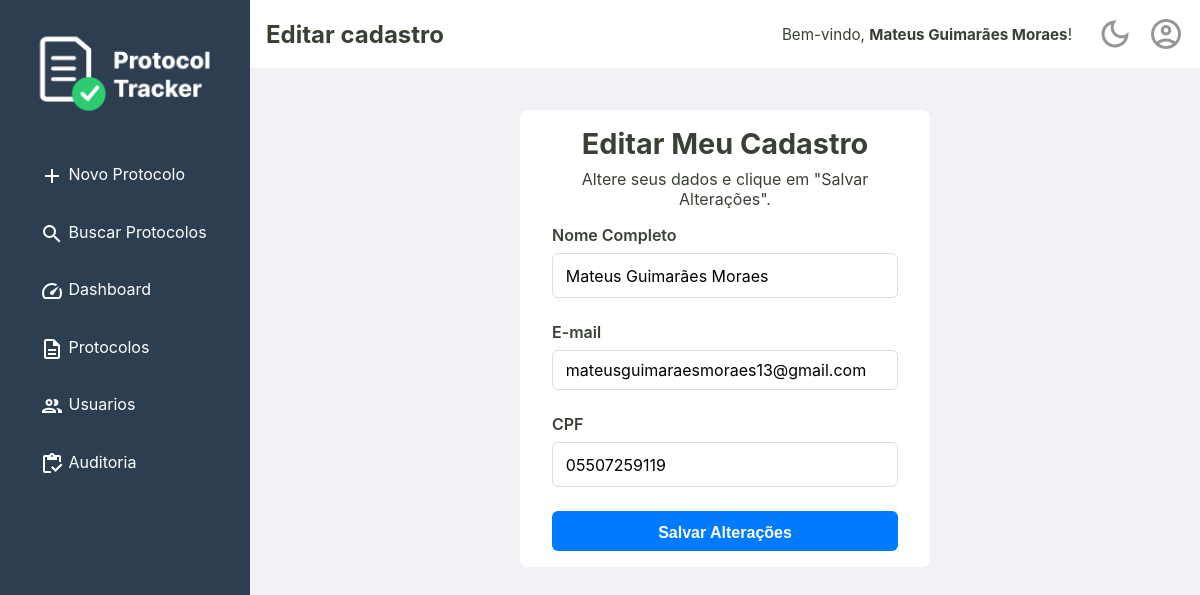
The app's page /editar-cadastro (signed in), older data.
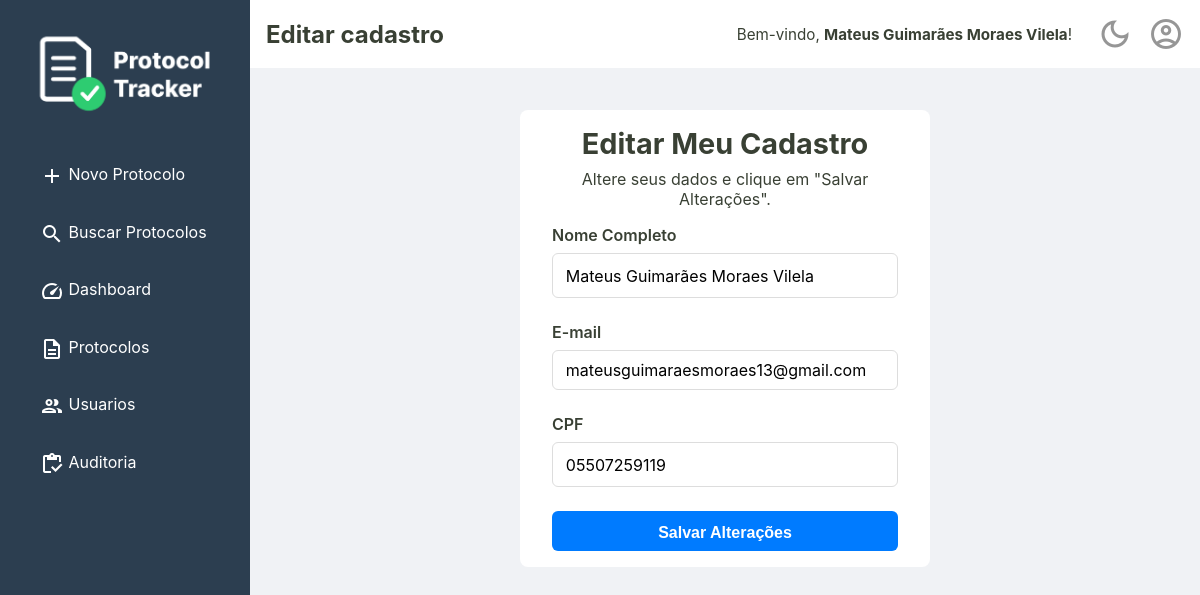
The same page, newer data.
### tables this page shows
CREATE TABLE usuarios (
    id INTEGER PRIMARY KEY,
    nome TEXT NOT NULL,
    email TEXT NOT NULL UNIQUE,
    cpf TEXT NOT NULL UNIQUE,
    senha TEXT NOT NULL,
    permissao TEXT NOT NULL DEFAULT 'operador',
    criado_em TEXT NOT NULL,
    ativo INTEGER NOT NULL DEFAULT 1
  );

### src/Controller/UsuarioController.php (called while the page is built, shortened)
<?php
class UsuarioController
{
    private ?Usuario $usuarioLogado = null;
    private bool $isAdmin = false;
    public function __construct(
        private UsuarioRepository $repositorio,
        private UsuarioService $usuarioService,
        private LoginService $loginService,
    ) {
        $id_usuario = $_SESSION['usuario_logado_id'] ?? null;
        if ($id_usuario) {
            $this->usuarioLogado = $this->repositorio->buscaPorId($id_usuario);
        }
        if ($this->usuarioLogado && $this->usuarioLogado->permissao() === 'administrador') {
            $this->isAdmin = true;
        }
    }
    public function exibirFormularioEdicaoCadastro()
    {
        try {
            $tituloDaPagina = "Editar cadastro";
            $usuarioLogado = $this->usuarioLogado;
            require __DIR__ . '/../../templates/editarCadastro.php';
        } catch (Exception $e) {
            $erro = $e->getMessage();
            $tituloDaPagina = "Controle de Protocolos";
            $usuarioLogado = $this->usuarioLogado;
            $isAdmin = $this->isAdmin;
            require __DIR__ . '/../../templates/home.php';
        }
    }
}

### src/Repository/UsuarioRepository.php (called while the page is built, shortened)
<?php
final class UsuarioRepository
{
    private PDO $connection;
    public function __construct(PDO $connection)
    {
        $this->connection = $connection;
    }
    public function buscaPorId(int $id): ?Usuario
    {
        $sqlQuery = "SELECT * FROM usuarios WHERE id = :id;";
        $stmt = $this->connection->prepare($sqlQuery);
        $stmt->bindValue(':id', $id);
        $stmt->execute();
        $dadosUsuario = $stmt->fetch();
        return Usuario::fromArray($dadosUsuario);
    }
}

### src/Model/Usuario.php (called while the page is built, shortened)
<?php
class Usuario {
    public function nome(): string
    {
        return $this->nome;
    }
    public function email(): string
    {
        return $this->email;
    }
    public function cpf(): string
    {
        return $this->cpf;
    }
    public static function fromArray(array $dados): self
    {
        try {
            $data = new DateTimeImmutable($dados['criado_em']);
        } catch (Exception $e) {
            throw new Exception("Falha ao criar data a partir do valor: " . ($dados['criado_em'] ?? 'N/A'));
        }
        return new self(
            $dados['id'],
            $dados['nome'],
            $dados['email'],
            $dados['cpf'],
            $dados['senha'],
            $dados['permissao'],
            $data,
            (bool) $dados['ativo']
        );
    }
}

### templates/editarCadastro.php (the view, shortened to what this page needs)
<?php require __DIR__ . '/_partials/_header.php';  ?>
<div class="login-container">
    <div class="login-box">
        <h2>Editar Meu Cadastro</h2>
        <p>Altere seus dados e clique em "Salvar Alterações".</p>
        <form action="/editar-cadastro" method="post" class="login-form">
            <div class="form-group">
                <label for="nome">Nome Completo</label>
                <input type="text" id="nome" name="nome" required value="<?= htmlspecialchars($usuarioLogado->nome() ?? '') ?>">
            </div>
            <div class="form-group">
                <label for="email">E-mail</label>
                <input type="email" id="email" name="email" required value="<?= htmlspecialchars($usuarioLogado->email() ?? '') ?>">
            </div>
            <div class="form-group">
                <label for="cpf_formatado">CPF</label>
                <input type="text" id="cpf_formatado" placeholder="000.000.000-00" required maxlength="14" value="<?= htmlspecialchars($usuarioLogado->cpf() ?? '') ?>">
            </div>
            <div class="form-actions">
                <button type="submit">Salvar Alterações</button>
            </div>
        </form>
    </div>
</div>
<?php require __DIR__ . '/_partials/_footer.php'; ?>

### templates/_partials/_content-header.php (shortened to what this page needs)
<div class="content-header">
    <div class="header-title">
        <h2><?= isset($tituloDaPagina) ? htmlspecialchars($tituloDaPagina) : 'Página sem Título' ?></h2>
    </div>
    <div class="header-actions">
        <?php if (isset($usuarioLogado) && $usuarioLogado): ?>
            <div class="welcome-message">
                <span>Bem-vindo, <strong><?= htmlspecialchars($usuarioLogado->nome()) ?></strong>!</span>
            </div>
        <?php endif; ?>
        <a href="#" id="theme-toggle" class="action-icon" title="Mudar Tema">
            <span class="material-icons-outlined">dark_mode</span>
        </a>
        <div class="dropdown">
            <a href="#" id="user-menu-toggle" class="action-icon" title="Perfil do Usuário">
                <span class="material-icons-outlined">account_circle</span>
            </a>
        </div>
    </div>
</div>

Row changes from the older to the newer data that the page shows:
changed usuarios "mateusguimaraesmoraes13@gmail.com": nome "Mateus Guimarães Moraes" → "Mateus Guimarães Moraes Vilela"
